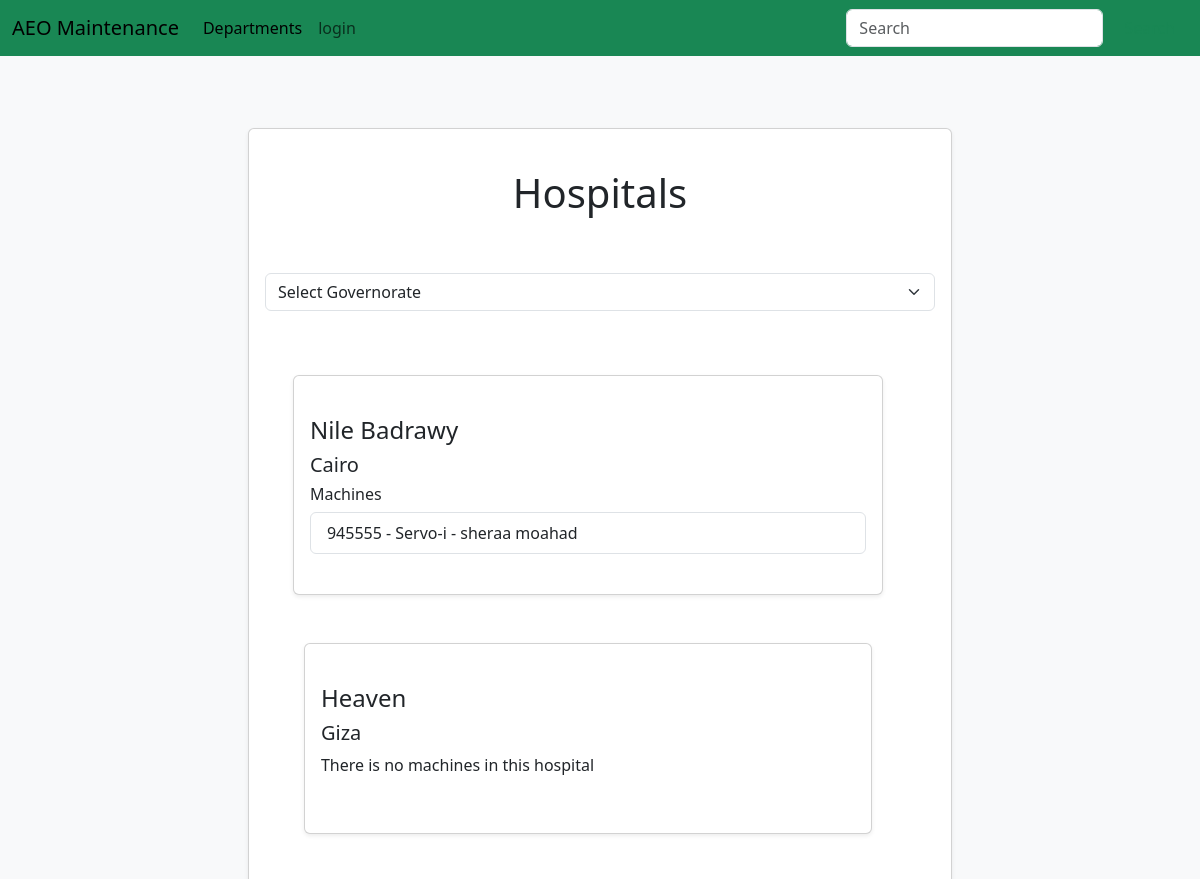
Page /hospitals (upper part) on the earlier database version.
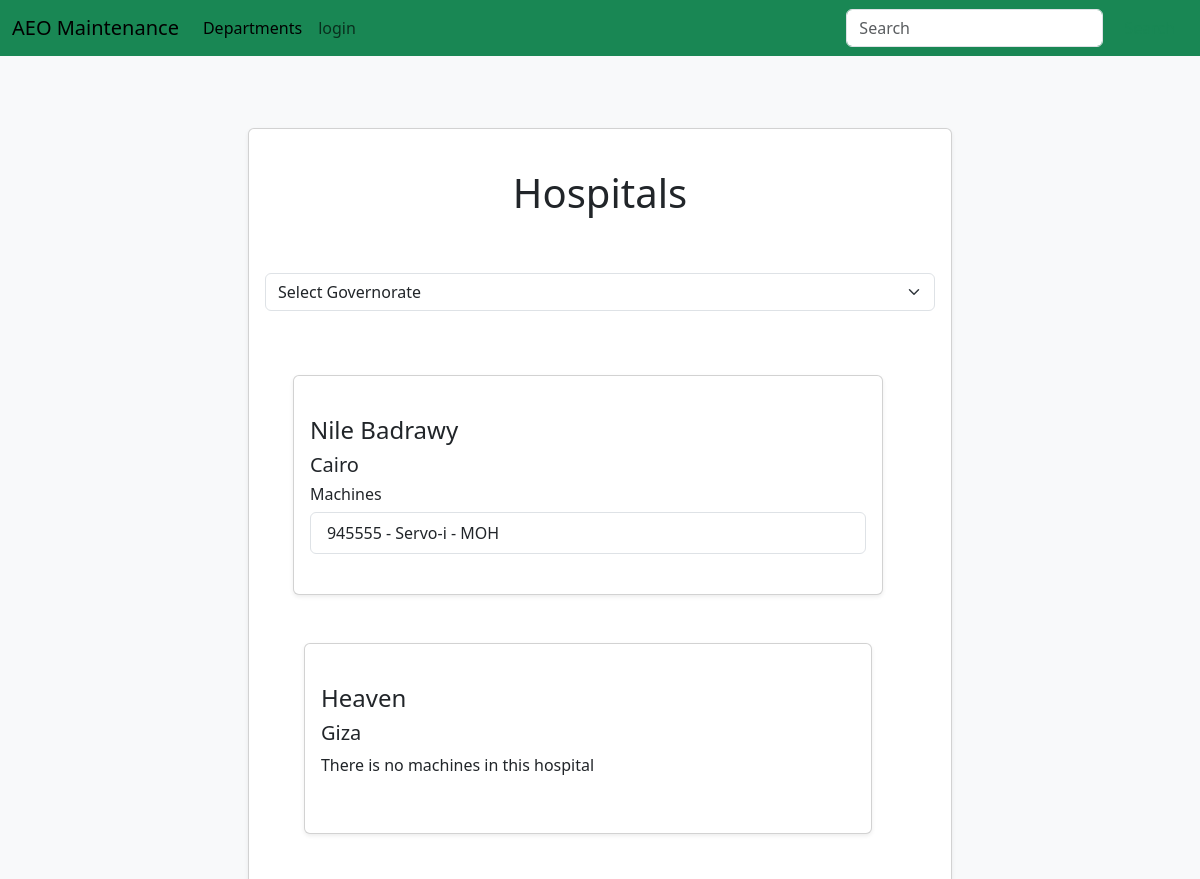
Same page on the later database version.
### maintenance_system/models.py (models this page shows, shortened)
class Hospital(db.Model):
	id = db.Column(db.Integer, primary_key=True)
	name = db.Column(db.String(80), unique=True)
	governorate = db.Column(db.String(80))
	tasks = db.relationship('Task', backref='hospital', lazy=True)
	machines = db.relationship('Machine', backref='hospital', lazy=True)

class Machine(db.Model):
	id = db.Column(db.Integer, primary_key=True)
	serial_number = db.Column(db.String(80), unique=True)
	installation_date = db.Column(db.DateTime)
	contract_type = db.Column(db.Integer, default=int(0)) # 0: warranty, 1: maintenance, 2: none
	contract_name = db.Column(db.String(80))
	contract_start_date = db.Column(db.DateTime)
	contract_end_date = db.Column(db.DateTime)
	user_id = db.Column(db.Integer, db.ForeignKey('user.id'))
	model_id = db.Column(db.Integer, db.ForeignKey('model.id'))
	hospital_id = db.Column(db.Integer, db.ForeignKey('hospital.id'))
	tasks = db.relationship('Task', secondary='machine_task', backref='machines', lazy='dynamic')

class Model(db.Model):
	id = db.Column(db.Integer, primary_key=True)
	name = db.Column(db.String(80), unique=True)
	manufacturer = db.Column(db.String(80))
	picture = db.Column(db.String(20), default='device_model.jpg')
	device_id = db.Column(db.Integer, db.ForeignKey('device.id'))
	machines = db.relationship('Machine', backref='model', lazy=True)

### maintenance_system/Hospitals/routes.py (the view)
@hospitalpb.route('/hospitals')
def hospitals():
    governorates = [
    hospital.governorate
    for hospital in db.session.query(Hospital.governorate).group_by(Hospital.governorate).all()]
    hospitals = Hospital.query.all()
    if request.args.get('governorate'):
        hospitals = [hospital for hospital in hospitals if hospital.governorate == request.args.get('governorate')]
    return render_template('hospitals.html', hospitals=hospitals, governorates=governorates)

### maintenance_system/Templates/hospitals.html (shortened to what this page needs)
{% extends "layout.html"%}
{% block content %}
<div class="row justify-content-center">
	<div class="col-lg-8 mt-4 mb-4">
		<div class="card p-3 shadow-sm">
			<div class="row">
				<div class="col-md-8 col-lg-12 mt-4 mb-4">
					<h1 class="text-center">Hospitals</h1>
				</div>
				<div class="col-md-8 col-lg-12 mt-4 mb-4">
					<form method="GET" action="{{ url_for('hospitalpb.hospitals') }}">
						<div class="mb-3 ">
							<select id="governorate" name="governorate" class="form-select"
								onchange="this.form.submit()">
								<option value="">Select Governorate</option>
							</select>
						</div>
					</form>
				</div>
				{% for hospital in hospitals %}
				<div class="row justify-content-center">
					<div class="col-lg-11 mt-4 mb-4">
						<div class="card p-3 shadow-sm">
							<div class="col-md-8 col-lg-12 mt-4 mb-4">
								<h4> {{hospital.name}}</h4>
								<h5> {{hospital.governorate}}</h5>
								{% if hospital.machines %}
								<h6> Machines </h6>
								<div class="list-group">
									{% for machine in hospital.machines%}
									<li class="list-group-item list-group-item-action"> {{ machine.serial_number }}
										- {{ machine.model.name }} - {{machine.contract_name }}</li>
									{% endfor %}
								</div>
								{% else %}
								<p>There is no machines in this hospital</p>
								{% endif %}
						</div>
					</div>
				</div>
				{% endfor %}
			</div>
		</div>
	</div>
	{% endblock%}

### maintenance_system/Templates/layout.html (shortened to what this page needs)
<!doctype html>
<html lang="en">
<head>
	<link href="https://cdn.jsdelivr.net/npm/bootstrap@5.3.3/dist/css/bootstrap.min.css" rel="stylesheet"
>
	<link href="{{ url_for('static', filename='css/style.css')}}" rel="stylesheet">
</head>
<body>
	<nav class="navbar navbar-expand-lg bg-body-success bg-success">
		<div class="container-fluid">
			<a class="navbar-brand" href="{{url_for('main.home')}}">AEO Maintenance</a>
			<div class="collapse navbar-collapse" id="navbarSupportedContent">
				<ul class="navbar-nav me-auto mb-2 mb-lg-0">
					<li class="nav-item">
						<a class="nav-link active" aria-current="page"
							href="{{ url_for('departmentsbp.departments') }}">Departments</a>
					</li>
					{% if current_user.is_authenticated %}
					{% if current_user.username != "Admin" %}
					<li class="nav-item">
						<a class="nav-link" href="{{ url_for('usersbp.user', id=current_user.id) }}">profile</a>
					</li>
					<li class="nav-item">
						<a class="nav-link"
							href="{{ url_for('taskpb.in_progress_tasks', department_id=current_user.department_id) }}">Tasks</a>
					</li>
					<li class="nav-item">
						<a class="nav-link"
							href="{{ url_for('taskpb.add_task', department_id=current_user.department_id) }}">Add
							task</a>
					</li>
					{% endif %}
					<li class="nav-item">
						<a class="nav-link" href="{{ url_for('usersbp.logout') }}">logout</a>
					</li>
					{% else %}
					<li class="nav-item">
						<a class="nav-link" href="{{ url_for('usersbp.login') }}">login</a>
					</li>
					{% endif %}
				</ul>
				<form class="d-flex" role="search">
					<input class="form-control me-2" type="search" placeholder="Search" aria-label="Search">
					<button class="btn btn-outline-success" type="submit">Search</button>
				</form>
			</div>
		</div>
	</nav>
	<div class="container-fluid container-md">
		<div class="container mt-5">
			<div class="row justify-content-center">
				{% block content %}
				{% endblock %}
			</div>
		</div>
	</div>
</body>
</html>

### maintenance_system/static/css/style.css (style rules this page uses)
body { background-color: #f8f9fa; }

Differences in the rows shown:
changed Machine "Servo-i": contract_name "sheraa moahad" → "MOH"
